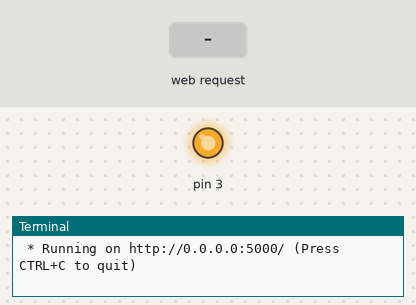
This program was run on a simulated Raspberry Pi (header pin numbers). Shown: output pins drawn as LEDs (lit = HIGH), the last lines printed to the terminal. Inputs (shaded band) come from the test bench. The clock reads 2024-03-15 10:24:30 at power-on unless the program sets it.

Above: at 2.2 s.
2.3 s: HTTP request for /api/try/42 received
At 3.0 s:
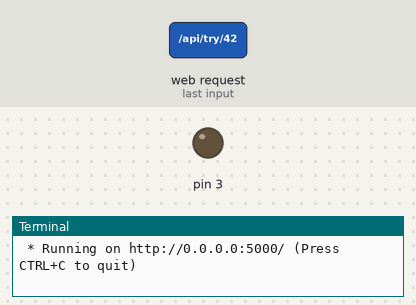
3.8 s: HTTP request for /api/try/105 received
At 4.1 s:
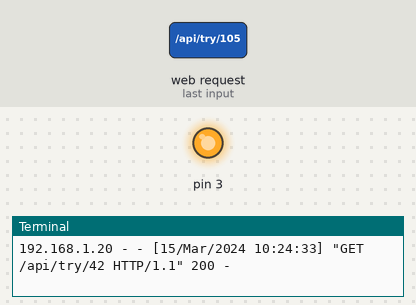
Timing chart, 0 to 13.3 s (numbered marks = the images above; inputs shaded):
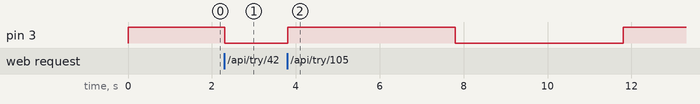

Measured:
- after the input at 2.3 s, pin 3: HIGH → LOW at once
- after the input at 3.8 s, pin 3: LOW → HIGH at once, → LOW 4.0 s later, → HIGH 4.0 s later

The program:

main.py
```python
# !/usr/bin/env python3

from flask import Flask
from lockbox import Lockbox

#intitalize the lockbox controller on the Raspberry Pi
lb = Lockbox()
lb.setup()
lb.lock_box()

app = Flask(__name__)

def unlock():
    pass

@app.route('/')
def hello_world():
    return 'This is the Lock Box Challenge... will you find out what is inside?'

@app.route('/api/try/<int:lock_code>')
def attempt_unlock(lock_code):
    if lock_code == 42:
        lb.unlock_box()

        return 'Unlocked'

    elif lock_code == 105:
        lb.cycle_lock()

        return 'Cycling lock...'

    elif lock_code == 79:
        lb.lock_box()

        return 'locking box'
    else:
        return 'Invalid attempt.'

if __name__ == '__main__':
    app.run(host='0.0.0.0')
```

lockbox.py
```python
#!/usr/bin/env python3

from time import sleep
import RPi.GPIO as gpio

class Lockbox:
    def __init__(self, pin=3):
        self.unlock_pin = pin
        self.setup(pin)

    def setup(self, pin=3):
        self.unlock_pin = pin
        gpio.setmode(gpio.BOARD)
        gpio.setup(self.unlock_pin, gpio.OUT)

    def unlock_box(self):
            self.toggle_lock(False)

    def lock_box(self):
            self.toggle_lock(True)

    def toggle_lock(self, unlock):
        gpio.output(self.unlock_pin, unlock)
        sleep(1)


    def cycle_lock(self, cycle_count=3, duration=3):
        cycles = cycle_count
        if cycles == 0 or cycles % 2 == 0:
            cycles += 1

        for i in range(cycles):
            self.toggle_lock((i + 1) % 2 != 0)
            sleep(duration)
```
